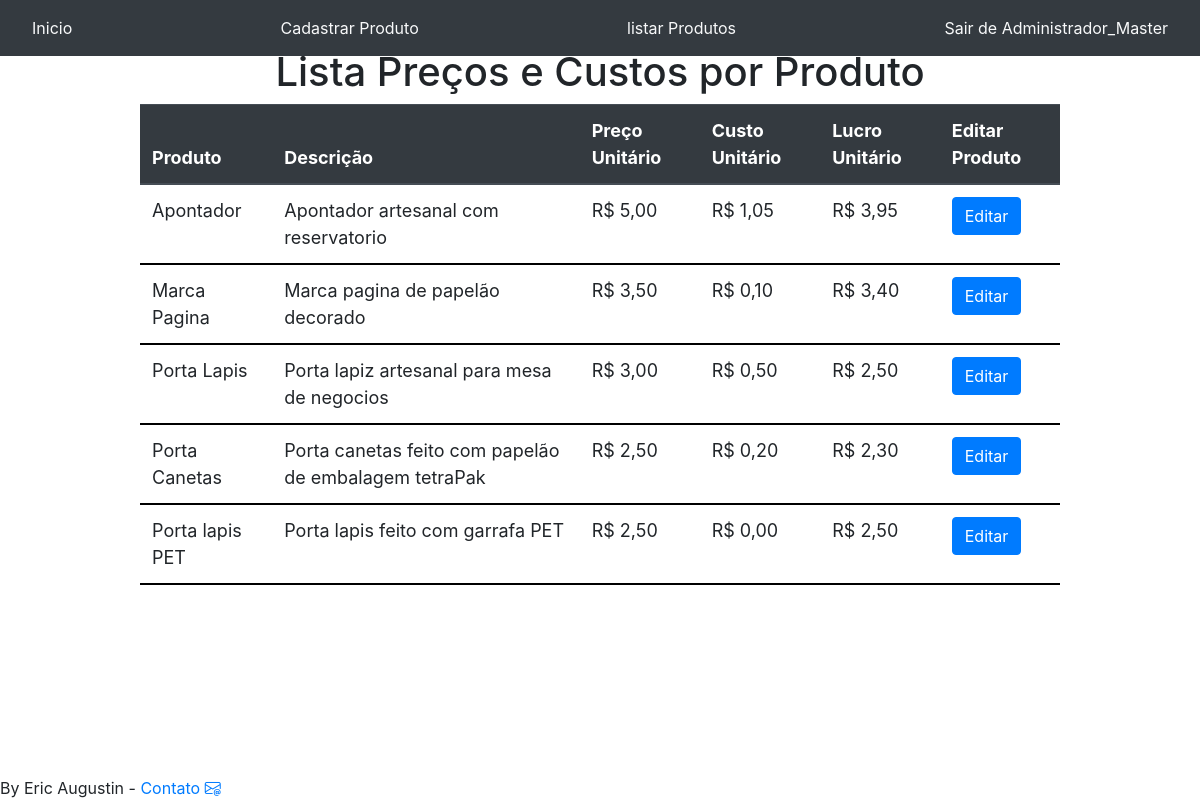
/lista_produtos/ (signed in), run on the app's committed database.
### produtos/models.py (models this page shows, shortened)
class Produto(models.Model):
    nome = models.CharField(max_length=255)
    descricao= models.TextField()
    preco_unitario = models.DecimalField(max_digits=11,decimal_places=2)
    imagem=models.FileField(null=True,blank=True,upload_to='media')
    data_atualização=models.DateTimeField(auto_now=True)
    ativo=models.BooleanField(default=True)
    def calcula_preco(self):
        insumosprodutos=InsumoProduto.objects.filter(ativo=1).filter(produto=self)
        custo=0
        for insumoproduto in insumosprodutos:
             custo+=insumoproduto.insumo.preco_unitario*insumoproduto.quantidade
        return custo

### produtos/views.py (the view)
# urls.py: path('lista_produtos/',produtos.views.lista_produtos,name='lista_produtos'),
@login_required
def lista_produtos(request):
    produtos=(Produto.objects.filter(ativo=1))
    for produto in produtos:
        produto.custo=produto.calcula_preco()
        produto.lucro=produto.preco_unitario-produto.custo
    return render(request, 'lista_custo_produtos.html',{'produtos':produtos})

### produtos/templates/lista_custo_produtos.html (shortened to what this page needs)
{% extends 'base.html'%}
{% block 'conteudo'%}
<div class="text-center">
    <br><br>
    <h1>  Lista Preços e Custos por Produto</h1>
    </div>
<div class ='container container-wide'>
    <div class='row'>
        <div class='col-md-1'></div>
        <div class="col-md">
            <table class="table table">
                <thead class="thead-dark">
                    <tr>
                        <th class="truncate responsive-text">Produto</th>
                        <th class="responsive-text">Descrição</th>
                        <th class="responsive-text">Preço Unitário</th>
                        <th class="responsive-text">Custo Unitário</th>
                        <th class="responsive-text">Lucro Unitário</th>
                        <th class="responsive-text">Editar Produto</th>
                    </tr>
                </thead>
                <tbody>
                    {% for produto in produtos%}
                    <tr>
                        <td class="truncate responsive-text" style="max-width: 200px;">{{ produto.nome }}</td>
                        <td class="responsive-text">{{produto.descricao}}</td>
                        <td class="responsive-text">R$ {{ produto.preco_unitario|floatformat:2 }}</td>
                        <td class="responsive-text">R$ {{ produto.custo|floatformat:2 }}</td>
                        <td class="responsive-text">R$ {{ produto.lucro|floatformat:2 }}</td>
                        <td> <a href="{% url 'editarproduto' produto.id %}" class="btn btn-primary">Editar</a> </td>
                    </tr>
                    {% endfor %}
                </tbody>
            </table>
        </div>
    <div class='col-md-1'></div>
    </div>
</div>
{% endblock %}

### templates/base.html (shortened to what this page needs)
<!DOCTYPE html>
<html lang="pt-br">
  <head>
    {% load static %}
    <link rel="stylesheet" href="https://cdn.jsdelivr.net/npm/bootstrap@4.6.2/dist/css/bootstrap.min.css">
    <link rel="stylesheet" href="https://cdn.jsdelivr.net/npm/bootstrap-icons@1.10.3/font/bootstrap-icons.css">
  </head>
  <body>
    <nav class="navbar navbar-dark bg-dark fixed-top">
        <a class="nav-link text-light" href="{% url 'home' %}">Inicio</a>
        <a class="nav-link text-light" href="{% url 'cadastrarproduto' %}">Cadastrar Produto</a>
        <a class="nav-link text-light" href="{% url 'lista_produtos' %}">listar Produtos</a>
        {% if user.is_authenticated %}
        <a class="nav-link text-light" href="{% url 'logout_user' %}">Sair de {{ user.first_name }} {{ user.last_name }}</a>
        {% else %}
        <a class="nav-link text-light" href="{% url 'login' %}">Entrar</a>
        {% endif %}
    </nav>
    {% block 'conteudo' %} {% endblock %}
  </body>
<footer class="fixed-bottom">
        By Eric Augustin - <a href='mailto:ericaugustin@gmail.com'>Contato <i class="bi bi-envelope-at"></i></a>   </footer>
</html>

### data on the page
Produto: nome "Apontador", descricao "Apontador artesanal com reservatorio", preco_unitario "5,00", custo "1,05", lucro "3,95"
Produto: nome "Marca Pagina", descricao "Marca pagina de papelão decorado", preco_unitario "3,50", custo "0,10", lucro "3,40"
Produto: nome "Porta Lapis", descricao "Porta lapiz artesanal para mesa de negocios", preco_unitario "3,00", custo "0,50", lucro "2,50"
Produto: nome "Porta Canetas", descricao "Porta canetas feito com papelão de embalagem tetraPak", preco_unitario "2,50", custo "0,20", lucro "2,30"
Produto: nome "Porta lapis PET", descricao "Porta lapis feito com garrafa PET", preco_unitario "2,50", custo "0,00", lucro "2,50"

### other printed values
{{ user.first_name }} "Administrador_Master"
